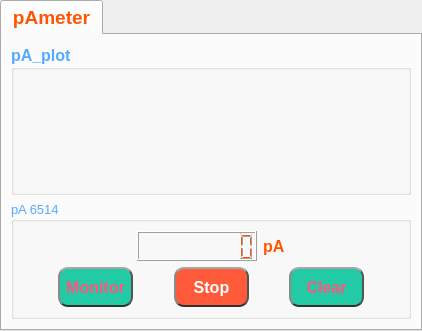
         <widget class="QTabWidget" name="Select_instruments">
          <property name="sizePolicy">
           <sizepolicy hsizetype="Fixed" vsizetype="Fixed">
            <horstretch>0</horstretch>
            <verstretch>0</verstretch>
           </sizepolicy>
          </property>
          <property name="minimumSize">
           <size>
            <width>0</width>
            <height>326</height>
           </size>
          </property>
          <property name="maximumSize">
           <size>
            <width>450</width>
            <height>800</height>
           </size>
          </property>
          <property name="palette">
           <palette>
            <active>
             <colorrole role="WindowText">
              <brush brushstyle="SolidPattern">
               <color alpha="255">
                <red>255</red>
                <green>85</green>
                <blue>0</blue>
               </color>
              </brush>
             </colorrole>
             <colorrole role="Text">
              <brush brushstyle="SolidPattern">
               <color alpha="255">
                <red>255</red>
                <green>85</green>
                <blue>0</blue>
               </color>
              </brush>
             </colorrole>
             <colorrole role="ButtonText">
              <brush brushstyle="SolidPattern">
               <color alpha="255">
                <red>255</red>
                <green>85</green>
                <blue>0</blue>
               </color>
              </brush>
             </colorrole>
             <colorrole role="PlaceholderText">
              <brush brushstyle="SolidPattern">
               <color alpha="128">
                <red>255</red>
                <green>85</green>
                <blue>0</blue>
               </color>
              </brush>
             </colorrole>
            </active>
            <inactive>
             <colorrole role="WindowText">
              <brush brushstyle="SolidPattern">
               <color alpha="255">
                <red>255</red>
                <green>85</green>
                <blue>0</blue>
               </color>
              </brush>
             </colorrole>
             <colorrole role="Text">
              <brush brushstyle="SolidPattern">
               <color alpha="255">
                <red>255</red>
                <green>85</green>
                <blue>0</blue>
               </color>
              </brush>
             </colorrole>
             <colorrole role="ButtonText">
              <brush brushstyle="SolidPattern">
               <color alpha="255">
                <red>255</red>
                <green>85</green>
                <blue>0</blue>
               </color>
              </brush>
             </colorrole>
             <colorrole role="PlaceholderText">
              <brush brushstyle="SolidPattern">
               <color alpha="128">
                <red>255</red>
                <green>85</green>
                <blue>0</blue>
               </color>
              </brush>
             </colorrole>
            </inactive>
            <disabled>
             <colorrole role="WindowText">
              <brush brushstyle="SolidPattern">
               <color alpha="255">
                <red>120</red>
                <green>120</green>
                <blue>120</blue>
               </color>
              </brush>
             </colorrole>
             <colorrole role="Text">
              <brush brushstyle="SolidPattern">
               <color alpha="255">
                <red>120</red>
                <green>120</green>
                <blue>120</blue>
               </color>
              </brush>
             </colorrole>
             <colorrole role="ButtonText">
              <brush brushstyle="SolidPattern">
               <color alpha="255">
                <red>120</red>
                <green>120</green>
                <blue>120</blue>
               </color>
              </brush>
             </colorrole>
             <colorrole role="PlaceholderText">
              <brush brushstyle="SolidPattern">
               <color alpha="128">
                <red>0</red>
                <green>0</green>
                <blue>0</blue>
               </color>
              </brush>
             </colorrole>
            </disabled>
           </palette>
          </property>
          <property name="font">
           <font>
            <family>Arial</family>
            <pointsize>14</pointsize>
            <bold>true</bold>
           </font>
          </property>
          <property name="tabPosition">
           <enum>QTabWidget::North</enum>
          </property>
          <property name="tabShape">
           <enum>QTabWidget::Rounded</enum>
          </property>
          <property name="currentIndex">
           <number>0</number>
          </property>
          <widget class="QWidget" name="tab_4">
           <attribute name="title">
            <string>pAmeter</string>
           </attribute>
           <layout class="QGridLayout" name="gridLayout_3">
            <item row="0" column="0">
             <layout class="QVBoxLayout" name="verticalLayout_2">
              <item>
               <widget class="QGroupBox" name="pAmeter_plot">
                <property name="sizePolicy">
                 <sizepolicy hsizetype="Fixed" vsizetype="Fixed">
                  <horstretch>0</horstretch>
                  <verstretch>0</verstretch>
                 </sizepolicy>
                </property>
                <property name="minimumSize">
                 <size>
                  <width>400</width>
                  <height>150</height>
                 </size>
                </property>
                <property name="maximumSize">
                 <size>
                  <width>400</width>
                  <height>16777215</height>
                 </size>
                </property>
                <property name="palette">
                 <palette>
                  <active>
                   <colorrole role="WindowText">
                    <brush brushstyle="SolidPattern">
                     <color alpha="255">
                      <red>85</red>
                      <green>170</green>
                      <blue>255</blue>
                     </color>
                    </brush>
                   </colorrole>
                  </active>
                  <inactive>
                   <colorrole role="WindowText">
                    <brush brushstyle="SolidPattern">
                     <color alpha="255">
                      <red>85</red>
                      <green>170</green>
                      <blue>255</blue>
                     </color>
                    </brush>
                   </colorrole>
                  </inactive>
                  <disabled>
                   <colorrole role="WindowText">
                    <brush brushstyle="SolidPattern">
                     <color alpha="255">
                      <red>120</red>
                      <green>120</green>
                      <blue>120</blue>
                     </color>
                    </brush>
                   </colorrole>
                  </disabled>
                 </palette>
                </property>
                <property name="font">
                 <font>
                  <family>Arial</family>
                  <pointsize>12</pointsize>
                  <bold>true</bold>
                 </font>
                </property>
                <property name="title">
                 <string>pA_plot</string>
                </property>
               </widget>
              </item>
              <item>
               <widget class="QGroupBox" name="Adc_box_2">
                <property name="sizePolicy">
                 <sizepolicy hsizetype="MinimumExpanding" vsizetype="Fixed">
                  <horstretch>0</horstretch>
                  <verstretch>0</verstretch>
                 </sizepolicy>
                </property>
                <property name="minimumSize">
                 <size>
                  <width>400</width>
                  <height>100</height>
                 </size>
                </property>
                <property name="maximumSize">
                 <size>
                  <width>400</width>
                  <height>16777215</height>
                 </size>
                </property>
                <property name="palette">
                 <palette>
                  <active>
                   <colorrole role="WindowText">
                    <brush brushstyle="SolidPattern">
                     <color alpha="255">
                      <red>85</red>
                      <green>170</green>
                      <blue>255</blue>
                     </color>
                    </brush>
                   </colorrole>
                  </active>
                  <inactive>
                   <colorrole role="WindowText">
                    <brush brushstyle="SolidPattern">
                     <color alpha="255">
                      <red>85</red>
                      <green>170</green>
                      <blue>255</blue>
                     </color>
                    </brush>
                   </colorrole>
                  </inactive>
                  <disabled>
                   <colorrole role="WindowText">
                    <brush brushstyle="SolidPattern">
                     <color alpha="255">
                      <red>120</red>
                      <green>120</green>
                      <blue>120</blue>
                     </color>
                    </brush>
                   </colorrole>
                  </disabled>
                 </palette>
                </property>
                <property name="font">
                 <font>
                  <family>Arial</family>
                  <pointsize>10</pointsize>
                  <bold>false</bold>
                 </font>
                </property>
                <property name="title">
                 <string>pA 6514</string>
                </property>
                <layout class="QGridLayout" name="gridLayout">
                 <item row="0" column="0">
                  <layout class="QHBoxLayout" name="horizontalLayout_7">
                   <item>
                    <spacer name="horizontalSpacer_12">
                     <property name="orientation">
                      <enum>Qt::Horizontal</enum>
                     </property>
                     <property name="sizeHint" stdset="0">
                      <size>
                       <width>40</width>
                       <height>20</height>
                      </size>
                     </property>
                    </spacer>
                   </item>
                   <item>
                    <widget class="QLCDNumber" name="lcd_pA">
                     <property name="sizePolicy">
                      <sizepolicy hsizetype="MinimumExpanding" vsizetype="Fixed">
                       <horstretch>0</horstretch>
                       <verstretch>0</verstretch>
                      </sizepolicy>
                     </property>
                     <property name="minimumSize">
                      <size>
                       <width>120</width>
                       <height>30</height>
                      </size>
                     </property>
                     <property name="palette">
                      <palette>
                       <active>
                        <colorrole role="WindowText">
                         <brush brushstyle="SolidPattern">
                          <color alpha="255">
                           <red>255</red>
                           <green>85</green>
                           <blue>0</blue>
                          </color>
                         </brush>
                        </colorrole>
                       </active>
                       <inactive>
                        <colorrole role="WindowText">
                         <brush brushstyle="SolidPattern">
                          <color alpha="255">
                           <red>255</red>
                           <green>85</green>
                           <blue>0</blue>
                          </color>
                         </brush>
                        </colorrole>
                       </inactive>
                       <disabled>
                        <colorrole role="WindowText">
                         <brush brushstyle="SolidPattern">
                          <color alpha="255">
                           <red>120</red>
                           <green>120</green>
                           <blue>120</blue>
                          </color>
                         </brush>
                        </colorrole>
                       </disabled>
                      </palette>
                     </property>
                     <property name="toolTip">
                      <string>read value</string>
                     </property>
                     <property name="digitCount">
                      <number>8</number>
                     </property>
                     <property name="segmentStyle">
                      <enum>QLCDNumber::Filled</enum>
                     </property>
                    </widget>
                   </item>
                   <item>
                    <widget class="QLabel" name="label_3">
                     <property name="palette">
                      <palette>
                       <active>
                        <colorrole role="WindowText">
                         <brush brushstyle="SolidPattern">
                          <color alpha="255">
                           <red>255</red>
                           <green>85</green>
                           <blue>0</blue>
                          </color>
                         </brush>
                        </colorrole>
                       </active>
                       <inactive>
                        <colorrole role="WindowText">
                         <brush brushstyle="SolidPattern">
                          <color alpha="255">
                           <red>255</red>
                           <green>85</green>
                           <blue>0</blue>
                          </color>
                         </brush>
                        </colorrole>
                       </inactive>
                       <disabled>
                        <colorrole role="WindowText">
                         <brush brushstyle="SolidPattern">
                          <color alpha="255">
                           <red>120</red>
                           <green>120</green>
                           <blue>120</blue>
                          </color>
                         </brush>
                        </colorrole>
                       </disabled>
                      </palette>
                     </property>
                     <property name="font">
                      <font>
                       <family>Arial</family>
                       <pointsize>12</pointsize>
                       <bold>true</bold>
                      </font>
                     </property>
                     <property name="text">
                      <string>pA</string>
                     </property>
                    </widget>
                   </item>
                   <item>
                    <spacer name="horizontalSpacer_19">
                     <property name="orientation">
                      <enum>Qt::Horizontal</enum>
                     </property>
                     <property name="sizeHint" stdset="0">
                      <size>
                       <width>40</width>
                       <height>20</height>
                      </size>
                     </property>
                    </spacer>
                   </item>
                  </layout>
                 </item>
                 <item row="1" column="0">
                  <layout class="QHBoxLayout" name="horizontalLayout_8">
                   <item>
                    <spacer name="horizontalSpacer_20">
                     <property name="orientation">
                      <enum>Qt::Horizontal</enum>
                     </property>
                     <property name="sizeHint" stdset="0">
                      <size>
                       <width>28</width>
                       <height>20</height>
                      </size>
                     </property>
                    </spacer>
                   </item>
                   <item>
                    <widget class="QPushButton" name="Monitor_pA">
                     <property name="sizePolicy">
                      <sizepolicy hsizetype="Fixed" vsizetype="Fixed">
                       <horstretch>0</horstretch>
                       <verstretch>0</verstretch>
                      </sizepolicy>
                     </property>
                     <property name="minimumSize">
                      <size>
                       <width>75</width>
                       <height>40</height>
                      </size>
                     </property>
                     <property name="font">
                      <font>
                       <family>Arial</family>
                       <pointsize>12</pointsize>
                       <bold>true</bold>
                      </font>
                     </property>
                     <property name="styleSheet">
                      <string notr="true">QPushButton{background-color: rgb(35, 202, 166);border:2px;border-radius:10px;padding:2px 4px;selection-color: rgb(255, 85, 127);color:rgb(255, 85, 127);border-style:inset;border-top-color: rgb(167, 167, 167);border-left-color: rgb(138, 138, 138);
border-right-color: rgb(56, 56, 56);
border-bottom-color: rgb(33, 33, 33);}

QPushButton:hover{background-color:rgb(255, 91, 58);border:2px;border-radius:10px;padding:2px 4px;selection-color: rgb(255, 85, 127);color: rgb(255, 255, 255) ;border-style:inset;border-top-color: rgb(167, 167, 167);border-left-color: rgb(138, 138, 138);
border-right-color: rgb(56, 56, 56);
border-bottom-color: rgb(33, 33, 33);}
QPushButton:pressed{background-color:rgb(255, 91, 58);border:2px;border-radius:10px;padding:2px 4px;selection-color: rgb(255, 85, 127);color: rgb(255, 255, 255) ;border-style:inset;border-bottom-color: rgb(167, 167, 167);border-right-color: rgb(138, 138, 138);
border-left-color: rgb(56, 56, 56);
border-top-color: rgb(33, 33, 33);}</string>
                     </property>
                     <property name="text">
                      <string>Monitor</string>
                     </property>
                     <property name="flat">
                      <bool>false</bool>
                     </property>
                    </widget>
                   </item>
                   <item>
                    <spacer name="horizontalSpacer_21">
                     <property name="orientation">
                      <enum>Qt::Horizontal</enum>
                     </property>
                     <property name="sizeHint" stdset="0">
                      <size>
                       <width>28</width>
                       <height>20</height>
                      </size>
                     </property>
                    </spacer>
                   </item>
                   <item>
                    <widget class="QPushButton" name="Stop_Monitor_pA">
                     <property name="sizePolicy">
                      <sizepolicy hsizetype="Fixed" vsizetype="Fixed">
                       <horstretch>0</horstretch>
                       <verstretch>0</verstretch>
                      </sizepolicy>
                     </property>
                     <property name="minimumSize">
                      <size>
                       <width>75</width>
                       <height>40</height>
                      </size>
                     </property>
                     <property name="font">
                      <font>
                       <family>Arial</family>
                       <pointsize>12</pointsize>
                       <bold>true</bold>
                      </font>
                     </property>
                     <property name="styleSheet">
                      <string notr="true">QPushButton{background-color:  rgb(255, 91, 58);border:2px;border-radius:10px;padding:2px 4px;selection-color: rgb(255, 85, 127);color:rgb(255, 255, 255);border-style:inset;border-top-color: rgb(167, 167, 167);border-left-color: rgb(138, 138, 138);
border-right-color: rgb(56, 56, 56);
border-bottom-color: rgb(33, 33, 33);}

QPushButton:hover{background-color:rgb(33, 190, 193);border:2px;border-radius:10px;padding:2px 4px;selection-color: rgb(255, 85, 127);color: rgb(255, 85, 127) ;border-style:inset;border-top-color: rgb(167, 167, 167);border-left-color: rgb(138, 138, 138);
border-right-color: rgb(56, 56, 56);
border-bottom-color: rgb(33, 33, 33);}
QPushButton:pressed{background-color:rgb(33, 190, 193);border:2px;border-radius:10px;padding:2px 4px;selection-color: rgb(255, 85, 127);color: rgb(255, 255, 255) ;border-style:inset;border-bottom-color: rgb(167, 167, 167);border-right-color: rgb(138, 138, 138);
border-left-color: rgb(56, 56, 56);
border-top-color: rgb(33, 33, 33);}</string>
                     </property>
                     <property name="text">
                      <string>Stop</string>
                     </property>
                    </widget>
                   </item>
                   <item>
                    <spacer name="horizontalSpacer_22">
                     <property name="orientation">
                      <enum>Qt::Horizontal</enum>
                     </property>
                     <property name="sizeHint" stdset="0">
                      <size>
                       <width>28</width>
                       <height>20</height>
                      </size>
                     </property>
                    </spacer>
                   </item>
                   <item>
                    <widget class="QPushButton" name="Clear_Monitor_pA">
                     <property name="sizePolicy">
                      <sizepolicy hsizetype="Fixed" vsizetype="Fixed">
                       <horstretch>0</horstretch>
                       <verstretch>0</verstretch>
                      </sizepolicy>
                     </property>
                     <property name="minimumSize">
                      <size>
                       <width>75</width>
                       <height>40</height>
                      </size>
                     </property>
                     <property name="font">
                      <font>
                       <family>Arial</family>
                       <pointsize>12</pointsize>
                       <bold>true</bold>
                      </font>
                     </property>
                     <property name="styleSheet">
                      <string notr="true">QPushButton{background-color: rgb(35, 202, 166);border:2px;border-radius:10px;padding:2px 4px;selection-color: rgb(255, 85, 127);color:rgb(255, 85, 127);border-style:inset;border-top-color: rgb(167, 167, 167);border-left-color: rgb(138, 138, 138);
border-right-color: rgb(56, 56, 56);
border-bottom-color: rgb(33, 33, 33);}

QPushButton:hover{background-color:rgb(255, 91, 58);border:2px;border-radius:10px;padding:2px 4px;selection-color: rgb(255, 85, 127);color: rgb(255, 255, 255) ;border-style:inset;border-top-color: rgb(167, 167, 167);border-left-color: rgb(138, 138, 138);
border-right-color: rgb(56, 56, 56);
border-bottom-color: rgb(33, 33, 33);}
QPushButton:pressed{background-color:rgb(255, 91, 58);border:2px;border-radius:10px;padding:2px 4px;selection-color: rgb(255, 85, 127);color: rgb(255, 255, 255) ;border-style:inset;border-bottom-color: rgb(167, 167, 167);border-right-color: rgb(138, 138, 138);
border-left-color: rgb(56, 56, 56);
border-top-color: rgb(33, 33, 33);}</string>
                     </property>
                     <property name="text">
                      <string>Clear</string>
                     </property>
                    </widget>
                   </item>
                   <item>
                    <spacer name="horizontalSpacer_23">
                     <property name="orientation">
                      <enum>Qt::Horizontal</enum>
                     </property>
                     <property name="sizeHint" stdset="0">
                      <size>
                       <width>28</width>
                       <height>20</height>
                      </size>
                     </property>
                    </spacer>
                   </item>
                  </layout>
                 </item>
                </layout>
               </widget>
              </item>
             </layout>
            </item>
           </layout>
          </widget>
         </widget>
